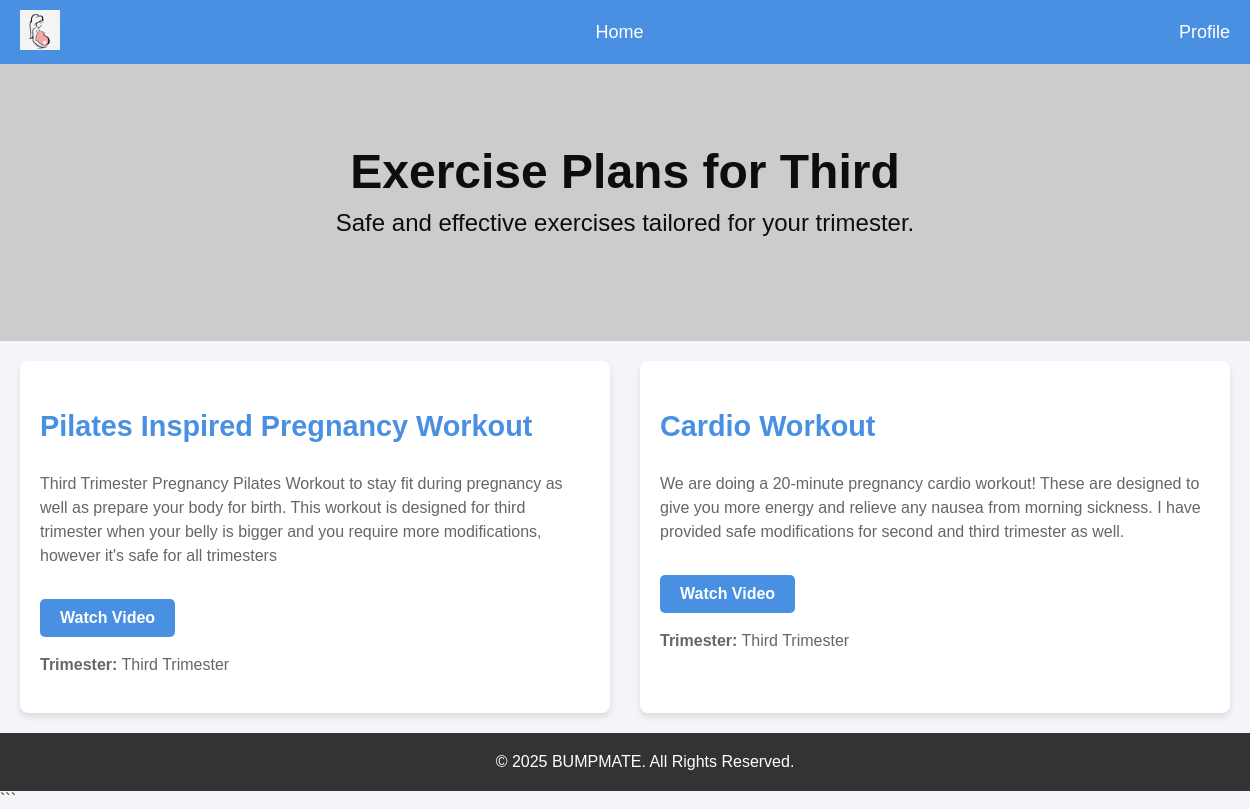
Page /exerciseplan/ (signed in) on the committed database.
### care/models.py (models this page shows, shortened)
class BaseModel(models.Model):
    created_date=models.DateTimeField(auto_now_add=True)
    updated_date=models.DateTimeField(auto_now=True)
    is_active=models.BooleanField(default=True)

class UserProfile(BaseModel):
    lmp=models.DateField(blank=True,null=True)
    expected_due_date = models.DateField(null=True, blank=True)
    current_trimester = models.CharField(max_length=20,choices=[('First', 'First Trimester'), ('Second', 'Second Trimester'), ('Third', 'Third Trimester')], default='First')
    phone=models.CharField(max_length=200,null=True)
    mother=models.OneToOneField(User,on_delete=models.CASCADE)

class ExercisePlan(models.Model):
    TRIMESTER_CHOICES = [
        ('First', 'First Trimester'),
        ('Second', 'Second Trimester'),
        ('Third', 'Third Trimester'),
    ]
    title = models.CharField(max_length=200)
    description = models.TextField()
    video_url = models.URLField()  # Store the URL of the exercise video
    trimester = models.CharField(choices=TRIMESTER_CHOICES, max_length=50)

### care/views.py (the view)
# urls.py: path('exerciseplan/',views.ExercisePlanView.as_view(),name='exercise_plan'),
@method_decorator(decs,name="dispatch")
class ExercisePlanView(LoginRequiredMixin, ListView):
    model = ExercisePlan
    template_name = 'exercise_plan.html'
    context_object_name = 'videos'
    def get_queryset(self):
        user_profile = self.request.user.userprofile
        current_trimester = user_profile.current_trimester
        print(f"User's Current Trimester: {current_trimester}")
        return ExercisePlan.objects.filter(trimester=current_trimester)
        print(f"Number of Exercise Plans found: {exercise_plans.count()}")

### care/templates/exercise_plan.html (shortened to what this page needs)
<!DOCTYPE html>
<html lang="en">
    {%load static%}
<head>
    <link rel="stylesheet" href="{% static 'css/exerciseplan.css' %}">
</head>
<body>
    <div class="navbar">
        <div class="logo">
            <img src="{% static 'images/logo.png' %}" alt="Pregcare Logo">
        </div>
        <a href="{% url 'home' %}">Home</a>
        <a href="{% url 'profile' %}">Profile</a>
    </div>
    <div class="hero-section">
        <div class="hero-content">
            <h1>Exercise Plans for {{ user.userprofile.current_trimester }}</h1>
            <p>Safe and effective exercises tailored for your trimester.</p>
        </div>
    </div>
    <div class="exercise-videos">
        {% if videos %}
            {% for video in videos %}
                <div class="video">
                    <h3>{{ video.title }}</h3>
                    <p>{{ video.description }}</p>
                    {% if video.video_url %}
                        <a href="{{ video.video_url }}" target="_blank">Watch Video</a>
                    {% elif video.video_file %}
                        <video width="320" height="240" controls>
                            <source src="{{ video.video_file.url }}" type="video/mp4">
                            Your browser does not support the video tag.
                        </video>
                    {% endif %}
                    <p><strong>Trimester:</strong> {{ video.get_trimester_display }}</p>
                </div>
            {% endfor %}
        {% else %}
            <p>No exercise videos available for this trimester.</p>
        {% endif %}
    </div>
    <footer>
        <p>&copy; 2025 BUMPMATE. All Rights Reserved.</p>
    </footer>
</body>
</html>

### care/static/css/exerciseplan.css (style rules this page uses)
body { font-family: Arial, sans-serif; margin: 0; padding: 0; background-color: #f4f4f9; color: #333; }
.navbar { background-color: #4A90E2; padding: 10px 20px; display: flex; justify-content: space-between; align-items: center; }
.navbar .logo img { height: 40px; }
.navbar a { color: white; text-decoration: none; font-size: 18px; margin-left: 20px; }
.hero-section { background-image: url('https://via.placeholder.com/1500x500'); background-size: cover; background-position: center; color: rgb(14, 12, 12); padding: 80px 20px; text-align: center; }
.hero-section h1 { font-size: 3rem; margin: 0; }
.hero-section p { font-size: 1.5rem; margin-top: 10px; }
.exercise-videos { display: grid; grid-template-columns: repeat(auto-fit, minmax(300px, 1fr)); gap: 30px; padding: 20px; }
.video { background-color: #fff; padding: 20px; border-radius: 8px; box-shadow: 0 4px 6px rgba(0, 0, 0, 0.1); transition: transform 0.3s ease; }
.video h3 { font-size: 1.8rem; color: #4A90E2; }
.video p { font-size: 1rem; color: #666; line-height: 1.5; }
.video a { display: inline-block; margin-top: 15px; background-color: #4A90E2; color: white; padding: 10px 20px; text-decoration: none; border-radius: 5px; font-weight: bold; }
footer { text-align: center; padding: 20px; background-color: #333; color: white; position: relative; bottom: 0; width: 100%; }
footer p { margin: 0; }

### rows in the picture
ExercisePlan: title "Pilates Inspired Pregnancy Workout", description "Third Trimester Pregnancy Pilates Workout to stay fit during pregnancy as well as prepare your body for birth. This workout is designed for third trimester when your belly is bigger and you require more modifications, however it's safe for all trimesters", trimester "Third Trimester"
ExercisePlan: title "Cardio Workout", description "We are doing a 20-minute pregnancy cardio workout! These are designed to give you more energy and relieve any nausea from morning sickness. I have provided safe modifications for second and third trimester as well.", trimester "Third Trimester"

### other values in the picture
{{ user.userprofile.current_trimester }} "Third"
